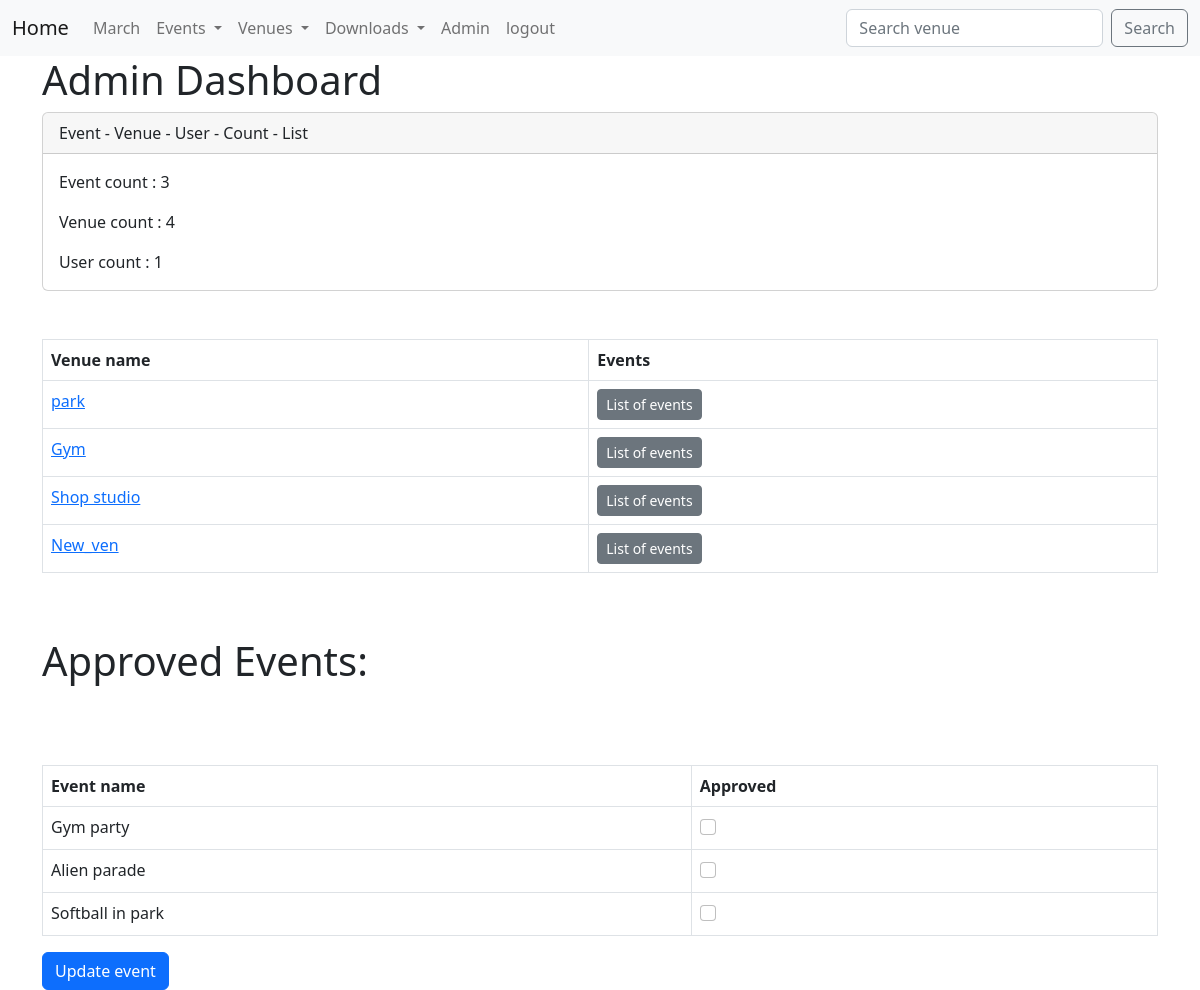
Before: /admin_approved (signed in) with the older database file.
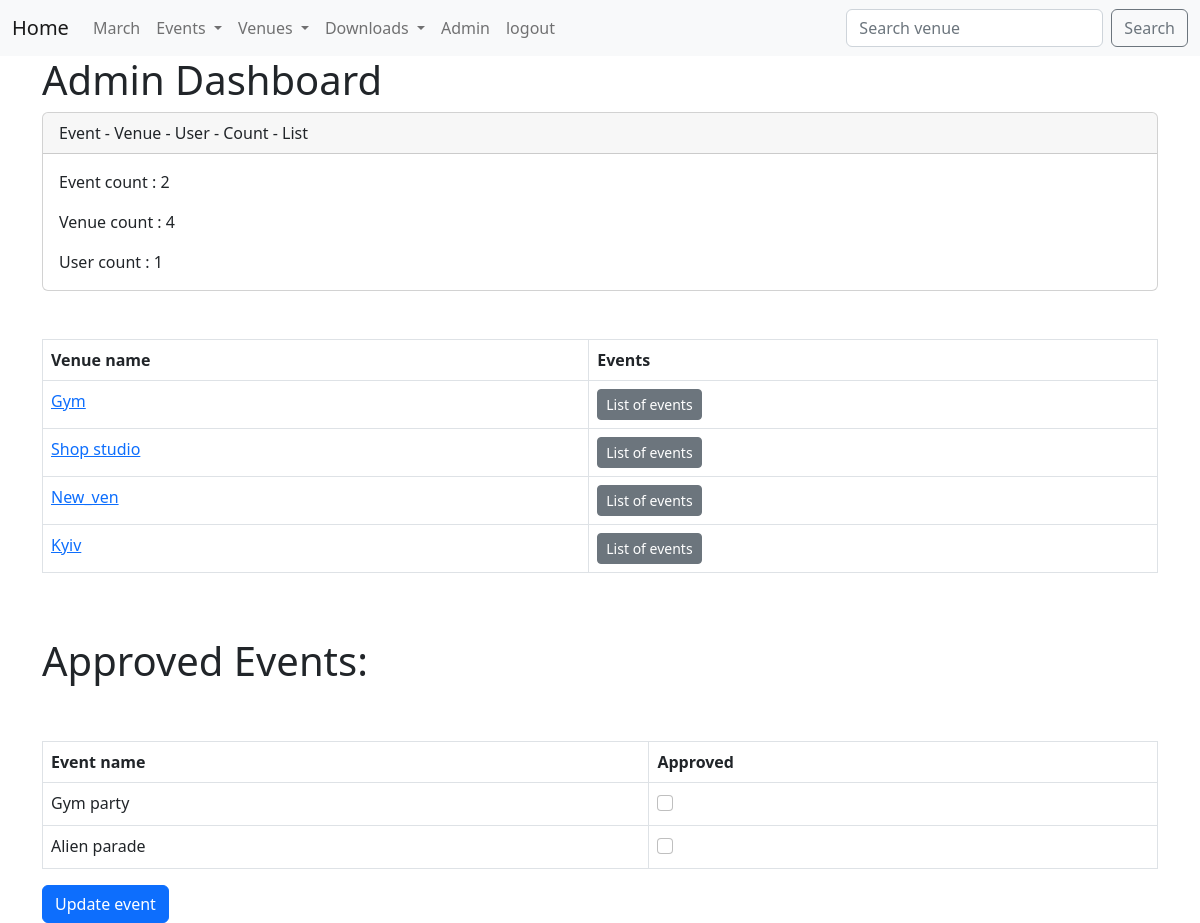
After: the same page with the newer database file.
### events/models.py (models this page shows, shortened)
class Venue(models.Model):
    name = models.CharField('Venue name', max_length=120)
    address = models.CharField(max_length=300)
    zip_code = models.CharField('Zip code', max_length=10, blank=True)
    phone = models.CharField('Contact phone', max_length=15, blank=True)
    web = models.URLField('Website address', blank=True)
    email = models.EmailField('Email address', blank=True)
    owner = models.IntegerField('Venue owner', blank=False, default=1)
    venue_image = models.ImageField(null=True, blank=True, upload_to='images/')
    def __str__(self):
        return self.name

class Event(models.Model):
    name = models.CharField('Event Name', max_length=120)
    event_date = models.DateTimeField('Event date')
    venue = models.ForeignKey(Venue, blank=True, null=True, on_delete=models.CASCADE)
    manager = models.ForeignKey(User, blank=True, null=True, on_delete=models.SET_NULL)
    description = models.TextField(blank=True)
    users = models.ManyToManyField(MyClubUser, blank=True)
    approved = models.BooleanField('Approved event', default=False)
    def __str__(self):
        return self.name

### events/views.py (the view)
# urls.py: path('admin_approved', admin_approved, name='admin_approved'),
def admin_approved(request):
    events_list = Event.objects.all().order_by('-event_date')
    venue_list = Venue.objects.all()
    event_count = Event.objects.all().count()
    venue_count = Venue.objects.all().count()
    user_count = User.objects.all().count()
    if request.user.is_superuser:
        if request.method == 'POST':
            events_id = request.POST.getlist('boxes')
            events_list.update(approved=False)
            for box in events_id:
                Event.objects.filter(pk=int(box)).update(approved=True)
            messages.success(request, 'Event has updated')
            return redirect('events_list')
        else:
            return render(request, 'events/admin_approved.html', context={
                'events_list': events_list,
                'event_count': event_count,
                'venue_count': venue_count,
                'user_count': user_count,
                'venue_list': venue_list,
            })
    else:
        messages.success(request, 'You have no root for this action')
        return redirect('home')

### events/templates/events/admin_approved.html (shortened to what this page needs)
{% extends 'events/main.html' %}
{% block content %}
<form action="" method="post">
    <h1>Admin Dashboard</h1>
    <div class="card">
        <div class="card-header">
            Event - Venue - User - Count - List
        </div>
        <div class="card-body">
            <p class="card-text">Event count : {{ event_count }}</p>
            <p class="card-text">Venue count : {{ venue_count }}</p>
            <p class="card-text">User count : {{ user_count }}</p>
        </div>
    </div>
    <br>
    <br>
    <table class="table table-stripped table-hover table-bordered">
    <thead>
    <tr>
        <th scope="col">Venue name</th>
        <th scope="col">Events</th>
    </tr>
    </thead>
    <tbody>
    {% for venue in venue_list %}
    <tr>
        <td>
            <a href="{% url 'venue_detail' venue.id %}">{{ venue }}</a>
        </td>
        <td>
            <a href="{% url 'venue_events' venue.id %}" class="btn btn-sm btn-secondary">List of events</a>
        </td>
    </tr>
    {% endfor %}
    </tbody>
</table>
    <br>
    <br>
    <h1>Approved Events: </h1>
<table class="table table-stripped table-hover table-bordered">
    <thead>
    <tr>
        <th scope="col">Event name</th>
        <th scope="col">Approved</th>
    </tr>
    </thead>
    <tbody>
    {% for event in events_list %}
    <tr>
        <td>
            {{ event }}
        </td>
        <td>
            {% if event.approved %}
                <div class="form-check">
                    <input class="form-check-input" type="checkbox" checked="checked" value="{{ event.id }}"
                           name="boxes">
                </div>
            {% else %}
                <div class="form-check">
                    <input class="form-check-input" type="checkbox" value="{{ event.id }}" name="boxes">
                </div>
            {% endif %}
        </td>
    </tr>
        <br>
    {% endfor %}
    </tbody>
</table>
    <button type="submit" class="btn btn-primary">
        Update event
    </button>
</form>
{% endblock %}

Changed rows visible on the page:
removed Venue: name "park"
removed Event: name "Softball in park"
added Venue: name "Kyiv"
Other visible differences:
{{ event_count }}: "3" → "2"
